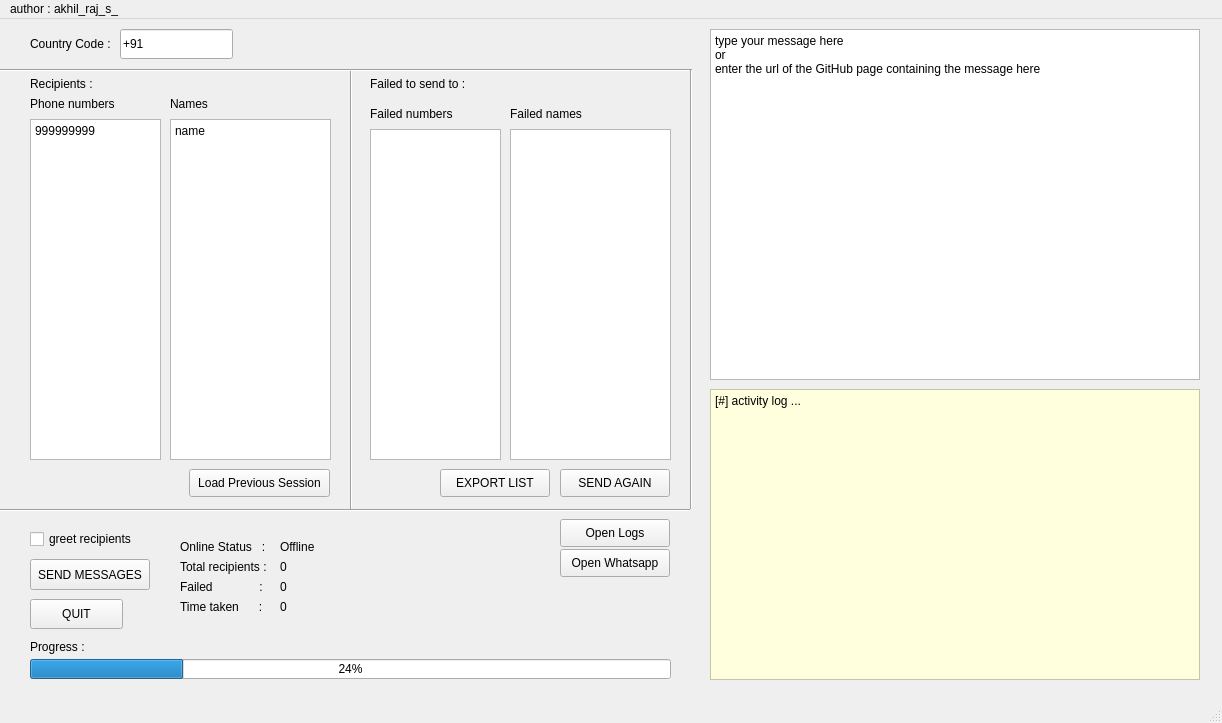
<?xml version="1.0" encoding="UTF-8"?>
<ui version="4.0">
 <class>MainWindow</class>
 <widget class="QMainWindow" name="MainWindow">
  <property name="geometry">
   <rect>
    <x>0</x>
    <y>0</y>
    <width>1222</width>
    <height>723</height>
   </rect>
  </property>
  <property name="windowTitle">
   <string>MainWindow</string>
  </property>
  <widget class="QWidget" name="centralwidget">
   <widget class="QPlainTextEdit" name="phone_numbers_box">
    <property name="geometry">
     <rect>
      <x>30</x>
      <y>100</y>
      <width>131</width>
      <height>341</height>
     </rect>
    </property>
    <property name="plainText">
     <string>999999999
</string>
    </property>
   </widget>
   <widget class="QPlainTextEdit" name="names_box">
    <property name="geometry">
     <rect>
      <x>170</x>
      <y>100</y>
      <width>161</width>
      <height>341</height>
     </rect>
    </property>
    <property name="plainText">
     <string>name
</string>
    </property>
   </widget>
   <widget class="QLabel" name="phone_numbers_label">
    <property name="geometry">
     <rect>
      <x>30</x>
      <y>70</y>
      <width>111</width>
      <height>29</height>
     </rect>
    </property>
    <property name="text">
     <string>Phone numbers </string>
    </property>
   </widget>
   <widget class="QLabel" name="names_label">
    <property name="geometry">
     <rect>
      <x>170</x>
      <y>70</y>
      <width>111</width>
      <height>29</height>
     </rect>
    </property>
    <property name="text">
     <string>Names</string>
    </property>
   </widget>
   <widget class="QLabel" name="country_code_label">
    <property name="geometry">
     <rect>
      <x>30</x>
      <y>10</y>
      <width>90</width>
      <height>30</height>
     </rect>
    </property>
    <property name="text">
     <string>Country Code :</string>
    </property>
   </widget>
   <widget class="QLineEdit" name="country_code">
    <property name="geometry">
     <rect>
      <x>120</x>
      <y>10</y>
      <width>113</width>
      <height>30</height>
     </rect>
    </property>
    <property name="text">
     <string>+91</string>
    </property>
   </widget>
   <widget class="QCheckBox" name="greet_recipient">
    <property name="geometry">
     <rect>
      <x>30</x>
      <y>510</y>
      <width>120</width>
      <height>20</height>
     </rect>
    </property>
    <property name="text">
     <string>greet recipients </string>
    </property>
   </widget>
   <widget class="QPushButton" name="send_messages_button">
    <property name="geometry">
     <rect>
      <x>30</x>
      <y>540</y>
      <width>120</width>
      <height>31</height>
     </rect>
    </property>
    <property name="styleSheet">
     <string notr="true">font: 81 8pt &quot;Mukta Malar ExtraBold&quot;;</string>
    </property>
    <property name="text">
     <string>SEND MESSAGES</string>
    </property>
   </widget>
   <widget class="QTextBrowser" name="activity_log">
    <property name="geometry">
     <rect>
      <x>710</x>
      <y>370</y>
      <width>490</width>
      <height>291</height>
     </rect>
    </property>
    <property name="mouseTracking">
     <bool>true</bool>
    </property>
    <property name="autoFillBackground">
     <bool>false</bool>
    </property>
    <property name="styleSheet">
     <string notr="true">background-color : rgb(255, 255, 222)</string>
    </property>
    <property name="verticalScrollBarPolicy">
     <enum>Qt::ScrollBarAlwaysOff</enum>
    </property>
    <property name="horizontalScrollBarPolicy">
     <enum>Qt::ScrollBarAsNeeded</enum>
    </property>
    <property name="html">
     <string>&lt;!DOCTYPE HTML PUBLIC &quot;-//W3C//DTD HTML 4.0//EN&quot; &quot;http://www.w3.org/TR/REC-html40/strict.dtd&quot;&gt;
&lt;html&gt;&lt;head&gt;&lt;meta name=&quot;qrichtext&quot; content=&quot;1&quot; /&gt;&lt;style type=&quot;text/css&quot;&gt;
p, li { white-space: pre-wrap; }
&lt;/style&gt;&lt;/head&gt;&lt;body style=&quot; font-family:'MS Shell Dlg 2'; font-size:7.8pt; font-weight:400; font-style:normal;&quot;&gt;
&lt;p style=&quot; margin-top:0px; margin-bottom:0px; margin-left:0px; margin-right:0px; -qt-block-indent:0; text-indent:0px;&quot;&gt;&lt;span style=&quot; font-size:9pt;&quot;&gt;[#] activity log ...&lt;/span&gt;&lt;/p&gt;&lt;/body&gt;&lt;/html&gt;</string>
    </property>
   </widget>
   <widget class="QProgressBar" name="progressBar">
    <property name="geometry">
     <rect>
      <x>30</x>
      <y>640</y>
      <width>641</width>
      <height>20</height>
     </rect>
    </property>
    <property name="value">
     <number>24</number>
    </property>
   </widget>
   <widget class="QLabel" name="total_recipients_label">
    <property name="geometry">
     <rect>
      <x>180</x>
      <y>540</y>
      <width>100</width>
      <height>16</height>
     </rect>
    </property>
    <property name="text">
     <string>Total recipients :</string>
    </property>
   </widget>
   <widget class="QLabel" name="progress_label">
    <property name="geometry">
     <rect>
      <x>30</x>
      <y>620</y>
      <width>101</width>
      <height>16</height>
     </rect>
    </property>
    <property name="text">
     <string>Progress :</string>
    </property>
   </widget>
   <widget class="QPlainTextEdit" name="message_box">
    <property name="geometry">
     <rect>
      <x>710</x>
      <y>10</y>
      <width>490</width>
      <height>351</height>
     </rect>
    </property>
    <property name="plainText">
     <string>type your message here 
or 
enter the url of the GitHub page containing the message here</string>
    </property>
   </widget>
   <widget class="QLabel" name="total_recipients_number">
    <property name="geometry">
     <rect>
      <x>280</x>
      <y>540</y>
      <width>101</width>
      <height>16</height>
     </rect>
    </property>
    <property name="text">
     <string>0</string>
    </property>
   </widget>
   <widget class="QLabel" name="failed_label">
    <property name="geometry">
     <rect>
      <x>180</x>
      <y>560</y>
      <width>110</width>
      <height>16</height>
     </rect>
    </property>
    <property name="text">
     <string>Failed              : </string>
    </property>
   </widget>
   <widget class="QLabel" name="failed_number_label">
    <property name="geometry">
     <rect>
      <x>280</x>
      <y>560</y>
      <width>101</width>
      <height>16</height>
     </rect>
    </property>
    <property name="text">
     <string>0</string>
    </property>
   </widget>
   <widget class="QLabel" name="failed_numbers_label">
    <property name="geometry">
     <rect>
      <x>370</x>
      <y>80</y>
      <width>111</width>
      <height>29</height>
     </rect>
    </property>
    <property name="text">
     <string>Failed numbers</string>
    </property>
   </widget>
   <widget class="QLabel" name="failed_names_label">
    <property name="geometry">
     <rect>
      <x>510</x>
      <y>80</y>
      <width>111</width>
      <height>29</height>
     </rect>
    </property>
    <property name="text">
     <string>Failed names</string>
    </property>
   </widget>
   <widget class="QPlainTextEdit" name="failed_numebrs_box">
    <property name="geometry">
     <rect>
      <x>370</x>
      <y>110</y>
      <width>131</width>
      <height>331</height>
     </rect>
    </property>
    <property name="plainText">
     <string/>
    </property>
   </widget>
   <widget class="QPlainTextEdit" name="faile_names_box">
    <property name="geometry">
     <rect>
      <x>510</x>
      <y>110</y>
      <width>161</width>
      <height>331</height>
     </rect>
    </property>
    <property name="plainText">
     <string/>
    </property>
   </widget>
   <widget class="Line" name="line">
    <property name="geometry">
     <rect>
      <x>350</x>
      <y>50</y>
      <width>3</width>
      <height>440</height>
     </rect>
    </property>
    <property name="orientation">
     <enum>Qt::Vertical</enum>
    </property>
   </widget>
   <widget class="QLabel" name="failed_list_header">
    <property name="geometry">
     <rect>
      <x>370</x>
      <y>50</y>
      <width>111</width>
      <height>29</height>
     </rect>
    </property>
    <property name="text">
     <string>Failed to send to :</string>
    </property>
   </widget>
   <widget class="QLabel" name="recipients_header">
    <property name="geometry">
     <rect>
      <x>30</x>
      <y>50</y>
      <width>111</width>
      <height>29</height>
     </rect>
    </property>
    <property name="text">
     <string>Recipients :</string>
    </property>
   </widget>
   <widget class="Line" name="line_2">
    <property name="geometry">
     <rect>
      <x>690</x>
      <y>50</y>
      <width>3</width>
      <height>440</height>
     </rect>
    </property>
    <property name="orientation">
     <enum>Qt::Vertical</enum>
    </property>
   </widget>
   <widget class="Line" name="line_3">
    <property name="geometry">
     <rect>
      <x>0</x>
      <y>490</y>
      <width>690</width>
      <height>3</height>
     </rect>
    </property>
    <property name="orientation">
     <enum>Qt::Horizontal</enum>
    </property>
   </widget>
   <widget class="Line" name="line_4">
    <property name="geometry">
     <rect>
      <x>0</x>
      <y>50</y>
      <width>690</width>
      <height>3</height>
     </rect>
    </property>
    <property name="orientation">
     <enum>Qt::Horizontal</enum>
    </property>
   </widget>
   <widget class="QPushButton" name="quit_button">
    <property name="geometry">
     <rect>
      <x>30</x>
      <y>580</y>
      <width>93</width>
      <height>30</height>
     </rect>
    </property>
    <property name="styleSheet">
     <string notr="true">font: 81 8pt &quot;Nunito Sans ExtraBold&quot;;
</string>
    </property>
    <property name="text">
     <string>QUIT</string>
    </property>
   </widget>
   <widget class="QPushButton" name="open_logs_button">
    <property name="geometry">
     <rect>
      <x>560</x>
      <y>500</y>
      <width>110</width>
      <height>28</height>
     </rect>
    </property>
    <property name="text">
     <string>Open Logs</string>
    </property>
   </widget>
   <widget class="QPushButton" name="open_whatsapp_button">
    <property name="geometry">
     <rect>
      <x>560</x>
      <y>530</y>
      <width>110</width>
      <height>28</height>
     </rect>
    </property>
    <property name="text">
     <string>Open Whatsapp</string>
    </property>
   </widget>
   <widget class="QLabel" name="time_taken_label">
    <property name="geometry">
     <rect>
      <x>180</x>
      <y>580</y>
      <width>110</width>
      <height>16</height>
     </rect>
    </property>
    <property name="text">
     <string>Time taken      :</string>
    </property>
   </widget>
   <widget class="QLabel" name="time_taken_number">
    <property name="geometry">
     <rect>
      <x>280</x>
      <y>580</y>
      <width>101</width>
      <height>16</height>
     </rect>
    </property>
    <property name="text">
     <string>0</string>
    </property>
   </widget>
   <widget class="QPushButton" name="send_again_button">
    <property name="geometry">
     <rect>
      <x>560</x>
      <y>450</y>
      <width>110</width>
      <height>28</height>
     </rect>
    </property>
    <property name="text">
     <string>SEND AGAIN</string>
    </property>
   </widget>
   <widget class="QPushButton" name="export_list_button">
    <property name="geometry">
     <rect>
      <x>440</x>
      <y>450</y>
      <width>110</width>
      <height>28</height>
     </rect>
    </property>
    <property name="text">
     <string>EXPORT LIST</string>
    </property>
   </widget>
   <widget class="QLabel" name="online_status_label">
    <property name="geometry">
     <rect>
      <x>180</x>
      <y>520</y>
      <width>100</width>
      <height>16</height>
     </rect>
    </property>
    <property name="text">
     <string>Online Status   :</string>
    </property>
   </widget>
   <widget class="QLabel" name="online_status">
    <property name="geometry">
     <rect>
      <x>280</x>
      <y>520</y>
      <width>101</width>
      <height>16</height>
     </rect>
    </property>
    <property name="text">
     <string>Offline</string>
    </property>
   </widget>
   <widget class="QPushButton" name="export_list_button_2">
    <property name="geometry">
     <rect>
      <x>189</x>
      <y>450</y>
      <width>141</width>
      <height>28</height>
     </rect>
    </property>
    <property name="text">
     <string>Load Previous Session</string>
    </property>
   </widget>
  </widget>
  <widget class="QMenuBar" name="menubar">
   <property name="geometry">
    <rect>
     <x>0</x>
     <y>0</y>
     <width>1222</width>
     <height>26</height>
    </rect>
   </property>
   <widget class="QMenu" name="menuauthor_Akhil_Raj_S">
    <property name="title">
     <string>author : akhil_raj_s_</string>
    </property>
   </widget>
   <addaction name="menuauthor_Akhil_Raj_S"/>
  </widget>
  <widget class="QStatusBar" name="statusbar"/>
 </widget>
 <resources/>
 <connections/>
</ui>
